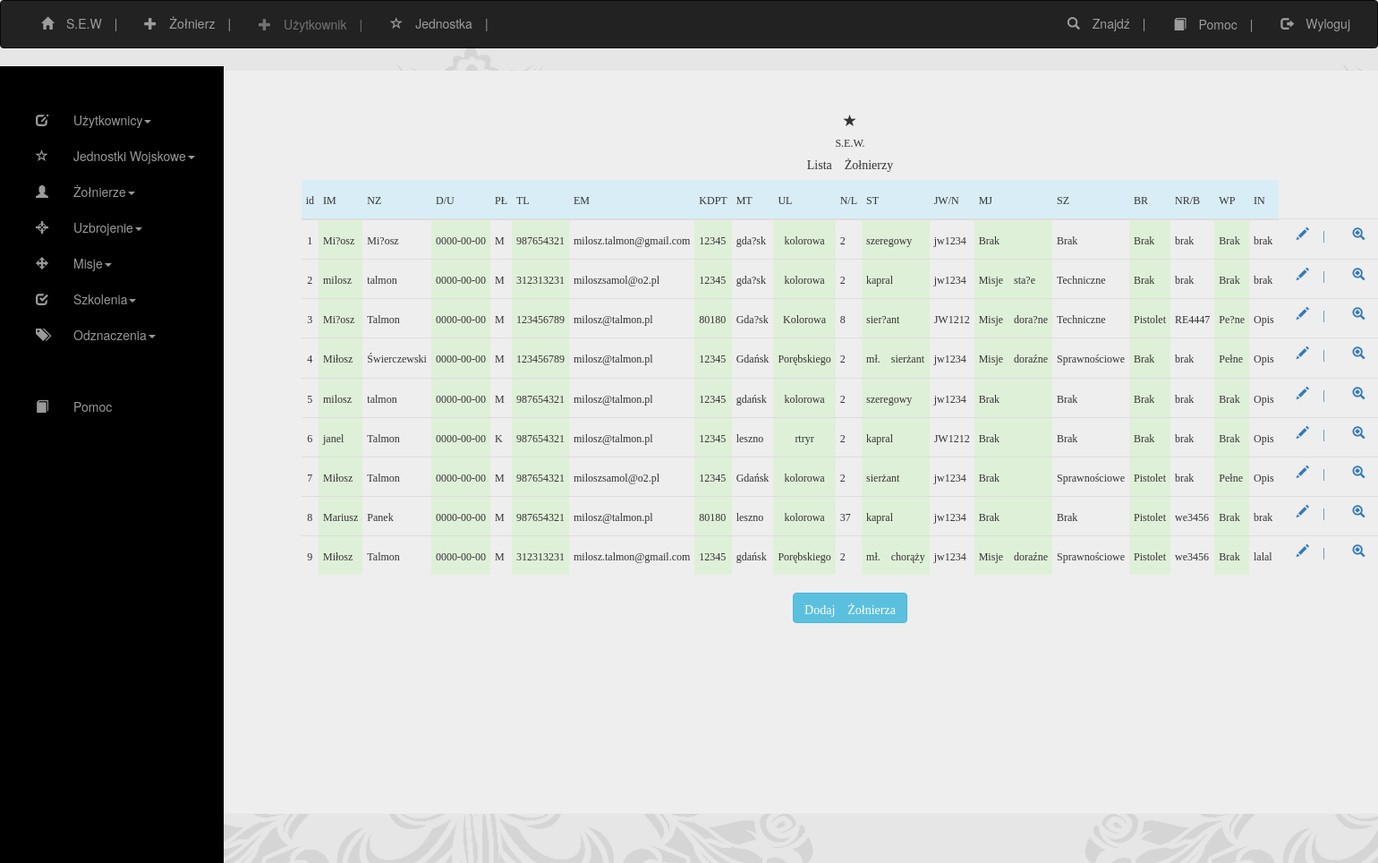
The app's page /soldier.php?action=list with its own data.
### tables this page shows
CREATE TABLE IF NOT EXISTS `soldiers` (
  `soldierName` varchar(128) NOT NULL,
  `soldierSurname` varchar(128) NOT NULL,
  `birthday` date NOT NULL,
  `sex` varchar(64) NOT NULL,
  `phone` varchar(64) NOT NULL,
  `email` varchar(255) NOT NULL,
  `code` int(6) NOT NULL,
  `city` varchar(64) NOT NULL,
  `street` varchar(64) NOT NULL,
  `numberHouse` varchar(64) NOT NULL,
  `militaryRank` varchar(255) NOT NULL,
  `jwNumber` varchar(64) NOT NULL,
  `missions` varchar(255) NOT NULL,
  `training` varchar(255) NOT NULL,
  `weapon` varchar(64) NOT NULL,
  `weaponsNumber` varchar(64) NOT NULL,
  `equipmentSoldier` varchar(64) NOT NULL,
  `someText` varchar(64) NOT NULL,
  `id` mediumint(9) NOT NULL AUTO_INCREMENT,
  PRIMARY KEY (`id`)
);

### soldier.php (called while the page is built, shortened)
<?php
require_once("controllers/Soldier.php");
$soldier = new Soldier();

### views/soldier/list.php (the view, shortened to what this page needs)
<?php require('./views/partial/header.php');?>
<?php require('./views/partial/top-nav.php');?>
<div class="container">
  <div class="jumbotron">
    <span class="glyphicon glyphicon-star"</span><h6>S.E.W.</h6>
    <h5>Lista Żołnierzy</h5>
    <table class="table table-condensed">
        <thead>
        <tr class="info" align="center">
            <th align="center"><h6>id</h6></th>
            <th class="success" align="center"><h6>IM</h6></th>
            <th align="center"><h6>NZ</h6></th>
            <th class="success" align="center"><h6>D/U</h6></th>
            <th align="center"><h6>PŁ</h6></th>
            <th class="success" align="center"><h6>TL</h6></th>
            <th align="center"><h6>EM</h6></th>
            <th class="success" align="center"><h6>KDPT</h6></th>
            <th align="center"><h6>MT</h6></th>
            <th class="success" align="center"><h6>UL</h6></th>
            <th align="center"><h6>N/L</h6></th>
            <th class="success" align="center"><h6>ST</h6></th>
            <th align="center"><h6>JW/N</h6></th>
            <th class="success" align="center"><h6>MJ</h6></th>
            <th align="center"><h6>SZ</h6></th>
            <th class="success" align="center"><h6>BR</h6></th>
            <th align="center"><h6>NR/B</h6></th>
            <th class="success" align="center"><h6>WP</h6></th>
            <th align="center"><h6>IN</h6></th>
        </tr>
        </thead>
        <tbody>
        <?php foreach ($this->items as $item): ?>
            <tr class="sm">
              <div class="tr">
                <div class="col-sm">
                <td><h6><?php echo $item['id'] ?></h6></td>
                <td class="success"><h6 align="left"><?php echo $item['soldierName'] ?></h6></td>
                <td><h6 align="left"><?php echo $item['soldierSurname'] ?></h6></td>
                <td class="success"><h6 align="left"><?php echo $item['birthday'] ?></h6></td>
                <td><h6 align="left"><?php echo $item['sex'] ?></h6></td>
                <td class="success"><h6 align="left"><?php echo $item['phone'] ?></h6></td>
                <td><h6 align="left"><?php echo $item['email'] ?></h6></td>
                <td class="success"><h6 align="left"><?php echo $item['code'] ?></h6></td>
                <td><h6 align="left"><?php echo $item['city'] ?></h6></td>
                <td class="success"><h6><?php echo $item['street'] ?></h6></td>
                <td><h6 align="left"><?php echo $item['numberHouse'] ?></h6></td>
                <td class="success"><h6 align="left"><?php echo $item['militaryRank'] ?></h6></td>
                <td><h6 align="left"><?php echo $item['jwNumber'] ?></h6></td>
                <td class="success"><h6 align="left"><?php echo $item['missions'] ?></h6></td>
                <td><h6 align="left"><?php echo $item['training'] ?></h6></td>
                <td class="success"><h6 align="left"><?php echo $item['weapon'] ?></h6></td>
                <td><h6 align="left"><?php echo $item['weaponsNumber'] ?></h6></td>
                <td class="success"><h6 align="left"><?php echo $item['equipmentSoldier'] ?></h6></td>
                <td><h6 align="left"><?php echo $item['someText'] ?></h6></td>
                <td><a href="soldier.php?action=update" style="text-decoration:none"  title="Edytuj" data-toggle="tooltip" data-trigger="hover" data-content="Some content"><span>&emsp;</span><span class="glyphicon glyphicon-pencil">&emsp;|&emsp;</span></a><a href="#" style="text-decoration:none" title="Podgląd" data-toggle="tooltip" data-trigger="hover" data-content="Some content"><span>&emsp;</span><span class="glyphicon glyphicon-zoom-in">&emsp;|&emsp;</span></a></td>
                </div>
              </div>
            </tr>
        <?php endforeach;?>
        </tbody>
    </table>
    <a href="soldier.php?action=create"><span class="btn   btn-info"/>Dodaj Żołnierza</a>
</div>
</div>
<?php require('./views/partial/footer.php');?>

### controllers/Soldier.php (shortened to what this page needs)
<?php
class Soldier
{
    public function __construct()
    {
        $_action = isset($_GET['action']) ? $_GET['action'] : 'default';
        switch ($_action) {
            case 'list':
                return $this->getAllItems();
                break;
        }
    }
    public function getAllItems()
    {
        $this->db_connection = new mysqli(DB_HOST, DB_USER, DB_PASS, DB_NAME);
        if (!$this->db_connection->connect_errno) {
            $sql = "SELECT * FROM soldiers";
            $result = $this->db_connection->query($sql);
        } else {
            $this->errors[] = "Nie ma połączenia z bazą danych.";
        }
        include("views/soldier/list.php");
        return;
    }
}

### views/partial/header.php (shortened to what this page needs)
<!DOCTYPE html>
<html lang="en">
  <head>
    <link href="./asset/bootstrap/css/bootstrap.min.css" rel="stylesheet">
    <link href="./asset/css/custom.css" rel="stylesheet">
    <link href="./asset/css/bootstrap.min.css" rel="stylesheet">
    <link href="./asset/css/simple-sidebar.css" rel="stylesheet">
    <link href="css/bootstrap.min.css" rel="stylesheet">
    <link href="css/simple-sidebar.css" rel="stylesheet">
    <link rel="stylesheet" href="//cdnjs.cloudflare.com/ajax/libs/bootstrap-datepicker/1.3.0/css/datepicker.min.css" />
    <link rel="stylesheet" href="//cdnjs.cloudflare.com/ajax/libs/bootstrap-datepicker/1.3.0/css/datepicker3.min.css" />
    <link rel="stylesheet" href="http://maxcdn.bootstrapcdn.com/bootstrap/3.3.5/css/bootstrap.min.css">
    <link rel="stylesheet" href="//cdnjs.cloudflare.com/ajax/libs/bootstrap-datepicker/1.3.0/css/datepicker.min.css" />
    <link rel="stylesheet" href="//cdnjs.cloudflare.com/ajax/libs/bootstrap-datepicker/1.3.0/css/datepicker3.min.css" />
    <link href="./asset/bootstrap/css/bootstrap.min.css" rel="stylesheet">
    <link href="./asset/css/custom.css" rel="stylesheet">
    <link href="css/bootstrap.min.css" rel="stylesheet">
    <link href="css/simple-sidebar.css" rel="stylesheet">
  </head>
  <body class="document">

### views/partial/top-nav.php (shortened to what this page needs)
<nav class="navbar navbar-inverse">
  <div class="container-fluid">
    <div id="navbar" class="navbar-collapse collapse">
      <ul class="nav navbar-nav">
        <li><a href="#"><span class="glyphicon glyphicon-home"></span>&emsp;S.E.W&emsp;|</a></li>
        <li><a href="soldier.php"><span class="glyphicon glyphicon-plus"></span>&emsp;Żołnierz&emsp;|</a></li>
        <li><a href="user.php" class="btn disabled"><span class="glyphicon glyphicon-plus"></span>&emsp;Użytkownik&emsp;|</a></li>
        <li><a href="military.php"><span class="glyphicon glyphicon-star-empty"></span>&emsp;Jednostka&emsp;|</a></li>
      </ul>
      <ul class="nav navbar-nav navbar-right">
        <li><a href="#"><span class="glyphicon glyphicon-search"></span>&emsp;Znajdź&emsp;|</a></li>
        <li><a href="#" class="btn" data-toggle="modal" data-target="#largeModal"><span class="glyphicon glyphicon-book"></span>&emsp;Pomoc&emsp;|</a></li>
        <li><a href="index.php?logout"><span class="glyphicon glyphicon-log-out"></span>&emsp;Wyloguj</a></li>
      </ul>
    </div>
  </div>
</nav>
<div id="sidebar-wrapper">
    <ul class="sidebar-nav">
      <div id="sidebar-wrapper">
          <ul class="sidebar-nav">
              <li>
                  <span>---------------------------------------------</span>
              </li>
              <li class="dropdown">
                  <a class="dropdown-toggle" data-toggle="dropdown" href="./user.php"><span class="glyphicon glyphicon-edit"></span>&emsp;&emsp;Użytkownicy<i class="caret"></i></a>
              </li>
              <li class="dropdown">
                  <a class="dropdown-toggle" data-toggle="dropdown" href="military.php"><span class="glyphicon glyphicon-star-empty"></span>&emsp;&emsp;Jednostki Wojskowe<span class="caret"></span></a>
              </li>
              <li class="dropdown">
                  <a class="dropdown-toggle" data-toggle="dropdown" href="soldier.php"><span class="glyphicon glyphicon-user"></span>&emsp;&emsp;Żołnierze<span class="caret"></span></a>
              </li>
              <li class="dropdown">
                  <a class="dropdown-toggle" data-toggle="dropdown" href="equipment.php"><span class="glyphicon glyphicon-screenshot"></span>&emsp;&emsp;Uzbrojenie<span class="caret"></span></a>
              </li>
              <li class="dropdown">
                  <a class="dropdown-toggle" data-toggle="dropdown" href="mission.php"><span class="glyphicon glyphicon-move"></span>&emsp;&emsp;Misje<span class="caret"></span></a>
              </li>
              <li class="dropdown">
                  <a class="dropdown-toggle" data-toggle="dropdown" href="training.php"><span class="glyphicon glyphicon-check"></span>&emsp;&emsp;Szkolenia<span class="caret"></span></a>
              </li>
              <li class="dropdown">
                <a class="dropdown-toggle" data-toggle="dropdown" href="training.php"><span class="glyphicon glyphicon-tags"></span>&emsp;&emsp;Odznaczenia<span class="caret"></span></a>
              </li>
              <li>
                  <span>---------------------------------------------</span>
              </li>
              <li>
                  <a href="#" data-toggle="modal" data-target="#largeModal"><span class="glyphicon glyphicon-book"></span>&emsp;&emsp;Pomoc</a>
              </li>
          </ul>
      </div>
    </ul>
</div>

### views/partial/footer.php (shortened to what this page needs)
  </body>
</html>

### asset/css/custom.css (style rules this page uses)
body > .container { margin-top: 25px; margin-left: 260px margin-right: 25px; margin-bottom: 25px; }
.jumbotron { height: 830px; width: 1500px; padding-right: auto; padding-left: auto; }
.container { text-align: center; }
.table { width: auto; }

### asset/css/simple-sidebar.css (style rules this page uses)
#sidebar-wrapper { position: fixed; left: 250px; width: 0; height: 100%; margin-left: -250px; overflow-y: auto; -webkit-transition: all 0.5s ease; -moz-transition: all 0.5s ease; -o-transition: all 0.5s ease; transition: all 0.5s ease; }
.sidebar-nav { position: absolute; top: 0; width: 250px; margin: 0; padding: 0; list-style: none; }
.sidebar-nav li { text-indent: 20px; line-height: 40px; }
.sidebar-nav li a { display: block; text-decoration: none; color: black; }
@media (min-width:768px) { #sidebar-wrapper { width: 250px; color: black; } }

### css/simple-sidebar.css (style rules this page uses)
#sidebar-wrapper { z-index: 1000; position: fixed; left: 250px; width: 0; height: 100%; margin-left: -250px; overflow-y: auto; background: #000; -webkit-transition: all 0.5s ease; -moz-transition: all 0.5s ease; -o-transition: all 0.5s ease; transition: all 0.5s ease; }
.sidebar-nav { position: absolute; top: 0; width: 250px; margin: 0; padding: 0; list-style: none; }
.sidebar-nav li { text-indent: 20px; line-height: 40px; }
.sidebar-nav li a { display: block; text-decoration: none; color: #999999; }
@media (min-width:768px) { #sidebar-wrapper { width: 250px; } }

### records on screen
soldiers: id "1", soldierName "Mi?osz", soldierSurname "Mi?osz", birthday "0000-00-00", sex "M", phone "987654321", email "milosz.talmon@gmail.com", code "12345", city "gda?sk", street "kolorowa", numberHouse "2", militaryRank "szeregowy", jwNumber "jw1234", missions "Brak", training "Brak", weapon "Brak", weaponsNumber "brak", equipmentSoldier "Brak", someText "brak"
soldiers: id "2", soldierName "milosz", soldierSurname "talmon", birthday "0000-00-00", sex "M", phone "312313231", email "miloszsamol@o2.pl", code "12345", city "gda?sk", street "kolorowa", numberHouse "2", militaryRank "kapral", jwNumber "jw1234", missions "Misje sta?e", training "Techniczne", weapon "Brak", weaponsNumber "brak", equipmentSoldier "Brak", someText "brak"
soldiers: id "3", soldierName "Mi?osz", soldierSurname "Talmon", birthday "0000-00-00", sex "M", phone "123456789", email "milosz@talmon.pl", code "80180", city "Gda?sk", street "Kolorowa", numberHouse "8", militaryRank "sier?ant", jwNumber "JW1212", missions "Misje dora?ne", training "Techniczne", weapon "Pistolet", weaponsNumber "RE4447", equipmentSoldier "Pe?ne", someText "Opis"
soldiers: id "4", soldierName "Miłosz", soldierSurname "Świerczewski", birthday "0000-00-00", sex "M", phone "123456789", email "milosz@talmon.pl", code "12345", city "Gdańsk", street "Porębskiego", numberHouse "2", militaryRank "mł. sierżant", jwNumber "jw1234", missions "Misje doraźne", training "Sprawnościowe", weapon "Brak", weaponsNumber "brak", equipmentSoldier "Pełne", someText "Opis"
soldiers: id "5", soldierName "milosz", soldierSurname "talmon", birthday "0000-00-00", sex "M", phone "987654321", email "milosz@talmon.pl", code "12345", city "gdańsk", street "kolorowa", numberHouse "2", militaryRank "szeregowy", jwNumber "jw1234", missions "Brak", training "Brak", weapon "Brak", weaponsNumber "brak", equipmentSoldier "Brak", someText "Opis"
soldiers: id "6", soldierName "janel", soldierSurname "Talmon", birthday "0000-00-00", sex "K", phone "987654321", email "milosz@talmon.pl", code "12345", city "leszno", street "rtryr", numberHouse "2", militaryRank "kapral", jwNumber "JW1212", missions "Brak", training "Brak", weapon "Brak", weaponsNumber "brak", equipmentSoldier "Brak", someText "Opis"
soldiers: id "7", soldierName "Miłosz", soldierSurname "Talmon", birthday "0000-00-00", sex "M", phone "987654321", email "miloszsamol@o2.pl", code "12345", city "Gdańsk", street "kolorowa", numberHouse "2", militaryRank "sierżant", jwNumber "jw1234", missions "Brak", training "Sprawnościowe", weapon "Pistolet", weaponsNumber "brak", equipmentSoldier "Pełne", someText "Opis"
soldiers: id "8", soldierName "Mariusz", soldierSurname "Panek", birthday "0000-00-00", sex "M", phone "987654321", email "milosz@talmon.pl", code "80180", city "leszno", street "kolorowa", numberHouse "37", militaryRank "kapral", jwNumber "jw1234", missions "Brak", training "Brak", weapon "Pistolet", weaponsNumber "we3456", equipmentSoldier "Brak", someText "brak"
soldiers: id "9", soldierName "Miłosz", soldierSurname "Talmon", birthday "0000-00-00", sex "M", phone "312313231", email "milosz.talmon@gmail.com", code "12345", city "gdańsk", street "Porębskiego", numberHouse "2", militaryRank "mł. chorąży", jwNumber "jw1234", missions "Misje doraźne", training "Sprawnościowe", weapon "Pistolet", weaponsNumber "we3456", equipmentSoldier "Brak", someText "lalal"
